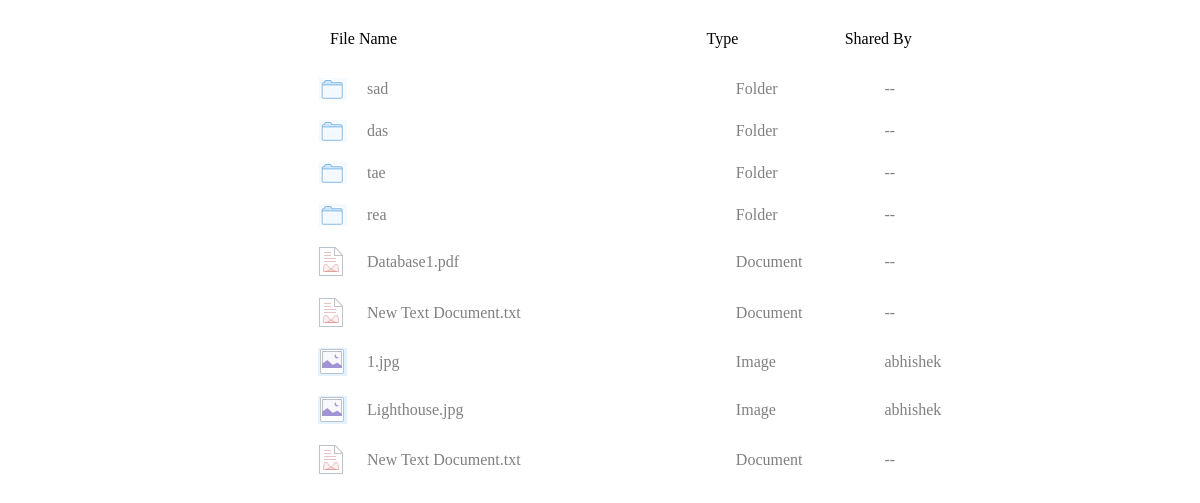
The app's page /search.php (signed in), older data.
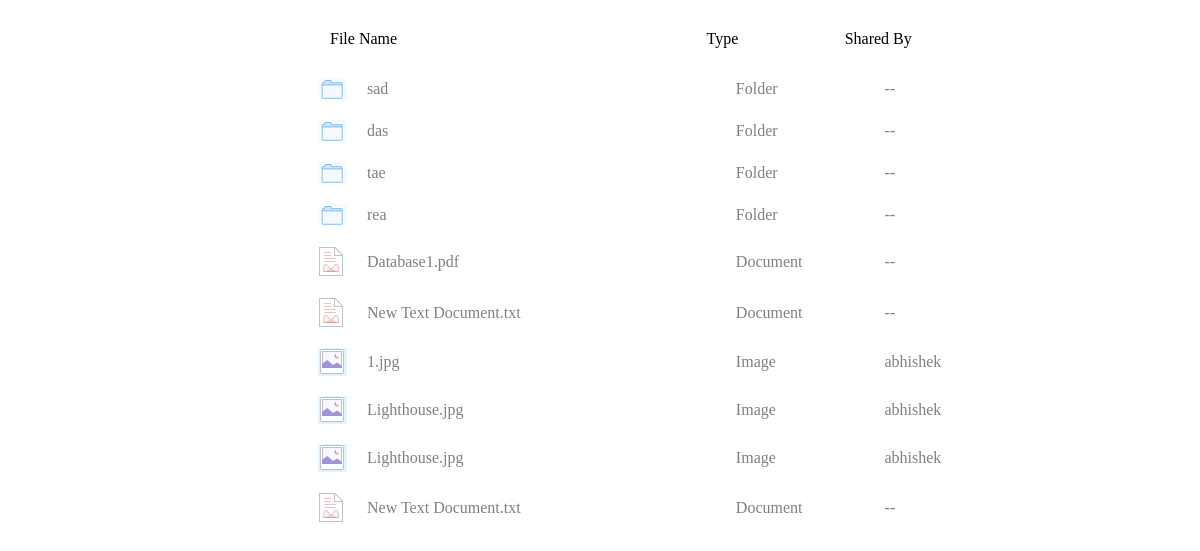
The same page, newer data.
### tables this page shows
CREATE TABLE `filesystem` (
  `file_id` int(10) NOT NULL,
  `file_name` varchar(50) NOT NULL,
  `owner` varchar(50) NOT NULL,
  `shared_by` mediumtext,
  `file_hash` varchar(50) DEFAULT NULL,
  `directory_path` varchar(100) NOT NULL,
  `isFolder` varchar(45) NOT NULL
);

### FileList.php (the view, shortened to what this page needs)
<?php
    $name = $row['file_name'];
        if(!(substr($name, 0, 6) == "dwalin"))
        {
            $temp = explode(".", $row['file_name']);
            $ext = end($temp);
            $ext = strtolower($ext);
            echo '<tr class="border_bottom" id="'.$row['file_name'].'" onclick="showopt(\''.$row['file_name'].'\')"><td width="5%" class="data">';
            if($ext=="png"||$ext=="jpg"||$ext=="jpeg"||$ext=="gif")
                echo "<img src='images/picture1.png'>";
             elseif($ext=="doc"|| $ext == "txt" || $ext=="pdf"||$ext=="PDF"||$ext=="ppt"||$ext=="pps"||$ext=="pptx"||$ext=="sdf"||$ext=="dat"||$ext=="docx"||$ext=="log"||$ext=="msg"||$ext=="odt"||$ext=="pages"||$ext=="rtf"||$ext=="tex"||$ext=="txt"||$ext=="wpd"||$ext=="wps")
                 echo "<img src='images/document2.png'>";
             elseif($ext=="exe"||$ext=="exe.config")
                 echo "<img src='images/exec1.png'>";
             elseif($ext=="tar"||$ext=="zip"||$ext=="tar2012"||$ext=="7z"||$ext=="rar")
                echo "<img src='images/compressed.png'>";
            else
                 echo "<img src='images/exec1.png'>";
            echo"</td>";
           if($ext=="png"||$ext=="jpg"||$ext=="jpeg"||$ext=="gif")
            {
                echo '<td width="50%"><a class="go" id ="fo" href="files/'.$row['file_id'].'.'.$ext.'" data-lightbox="example-1">'.$row['file_name']."</a>";
            }
            else{
                 echo '<td width="50%"><a  class="go" id ="fo" href="#register" onclick="run_leanmodalOther(\'files/'.$row['file_id'].'.'.$ext.'\');" >'.$row['file_name']."</a>";
            }
            echo "</td>";
            echo'<td width="20%" class="data">';
            if($ext=="png"||$ext=="jpg"||$ext=="jpeg"||$ext=="gif")
                echo 'Image';
            elseif($ext=="doc"||$ext == "txt"||$ext=="pdf"||$ext=="PDF"||$ext=="ppt"||$ext=="pps"||$ext=="pptx"||$ext=="sdf"||$ext=="dat"||$ext=="docx"||$ext=="log"||$ext=="msg"||$ext=="odt"||$ext=="pages"||$ext=="rtf"||$ext=="tex"||$ext=="txt"||$ext=="wpd"||$ext=="wps")
                echo 'Document';
            elseif($ext=="exe"||$ext=="exe.config")
                echo 'Executable';
            elseif($ext=="tar"||$ext=="zip"||$ext=="tar2012"||$ext=="7z"||$ext=="rar")
                echo 'Compressed';
            else
                echo 'Miscellaneous';
            echo"</td >";
            echo'<td width="25%" class="data">';
            if($row['shared_by'])
            {
                echo $row['shared_by'];
            }
            else
            {
                echo "--";
            }
            echo"</td>";
            echo "</tr>";
        }
        else{
            $folder_name = substr($name, 6) ;
            $folder_name = str_replace("_", " ", $folder_name);
            echo '<tr class="border_bottom"><td width="5%" class="data"><img src="images/folder.png" /></td><td class="data" width="50%" onclick="getFiles(\''.$folder.substr($name, 6).'!\')">';
            echo $folder_name."<br>";
            echo "</td>";
            echo'<td class="data" width="20%">';
            echo "Folder";
            echo"</td >";
            echo '<td class="data" width="25%">';
            if($row['shared_by'])
            {
                echo $row['shared_by'];
            }
            else
            {
                echo "--";
            }
            echo"</td>";
            echo "</tr>";
        }
?>

### search.php (shortened to what this page needs)
<?php
    echo '<link rel="stylesheet" href="css/dropdown.css" type="text/css">';
    $user = $_SESSION['user'];
    $key = $_GET['key'];
    $query = "SELECT * FROM filesystem WHERE owner='$user' ORDER BY isFolder DESC";
    $con=mysqli_connect("localhost","root","r00tpass","mysql_db");
    $result = mysqli_query($con, $query);
    echo '<div style="margin-top:-10px">';
    echo '<div class="tablehead">';
    echo '
        <table width="79%" cellpadding="8px" class="heading">
            <tr id="row_id" class="border_bottom">
            <td width="55%">File Name</td>
            <td width="20%">Type</td>
            <td >Shared By</td>
            <tr>
        </table><br>
    ';
    echo '</div>';
    echo '<div class="tables">';
    echo '<table width="80%" cellpadding="10px" class="table">';
    while($row = mysqli_fetch_array($result))
    {
        $name = strtolower($row['file_name']);
        $key = strtolower($key);
        if((substr($name, 0, 6) == "dwalin"))
            $name = substr($name, 6);
        $cond1 = strpos($name,$key);
        if($cond1 !== FALSE)
          $cond1 = TRUE;
        if($cond1 === TRUE){
            include 'FileList.php';
        }
    }
    $query = "SELECT * FROM filesystem WHERE owner='$user' ORDER BY isFolder DESC";
    $result = mysqli_query($con, $query);
    while($row = mysqli_fetch_array($result))
    {
        $cond2  = FALSE;
        $key = strtolower($key);
        $temp = explode(".", $row['file_name']);
            $ext = count($temp) == 2? end($temp):'bla';
        if($ext=='txt'){
            $cond2 = search('files/'.$row['file_id'].'.txt',$key);
        }
        if($cond2 === TRUE){
            include 'FileList.php';
        }
    }
    echo "</table>";
    echo '</div>';
    echo '</div>';
     function search($Filename , $keyword){
    		$x = FALSE ;
            $data = strtolower(file_get_contents($Filename));
			$Pos = strpos($data,$keyword);
            if($Pos !== FALSE){
				$x = TRUE ;
    		}
			return $x ;
	}
?>

### css/dropdown.css (style rules this page uses)
.tables { margin-left: 300px; margin-top: -20px; overflow-y: scroll; overflow-x:hidden; }
.table { height:0px; overflow-y: scroll; overflow-x:hidden; border-spacing: 0px; width: 85%; }
.go { text-decoration: none; color: grey; }
.tablehead { margin-left: 312px; margin-top: 30px; color: grey; font-weight: bold; }
.data { color:grey; }
.heading { margin-bottom: 10px; }

Row changes from the older to the newer data that the page shows:
added filesystem: file_name "Lighthouse.jpg", shows "Image", shared_by "abhishek"
